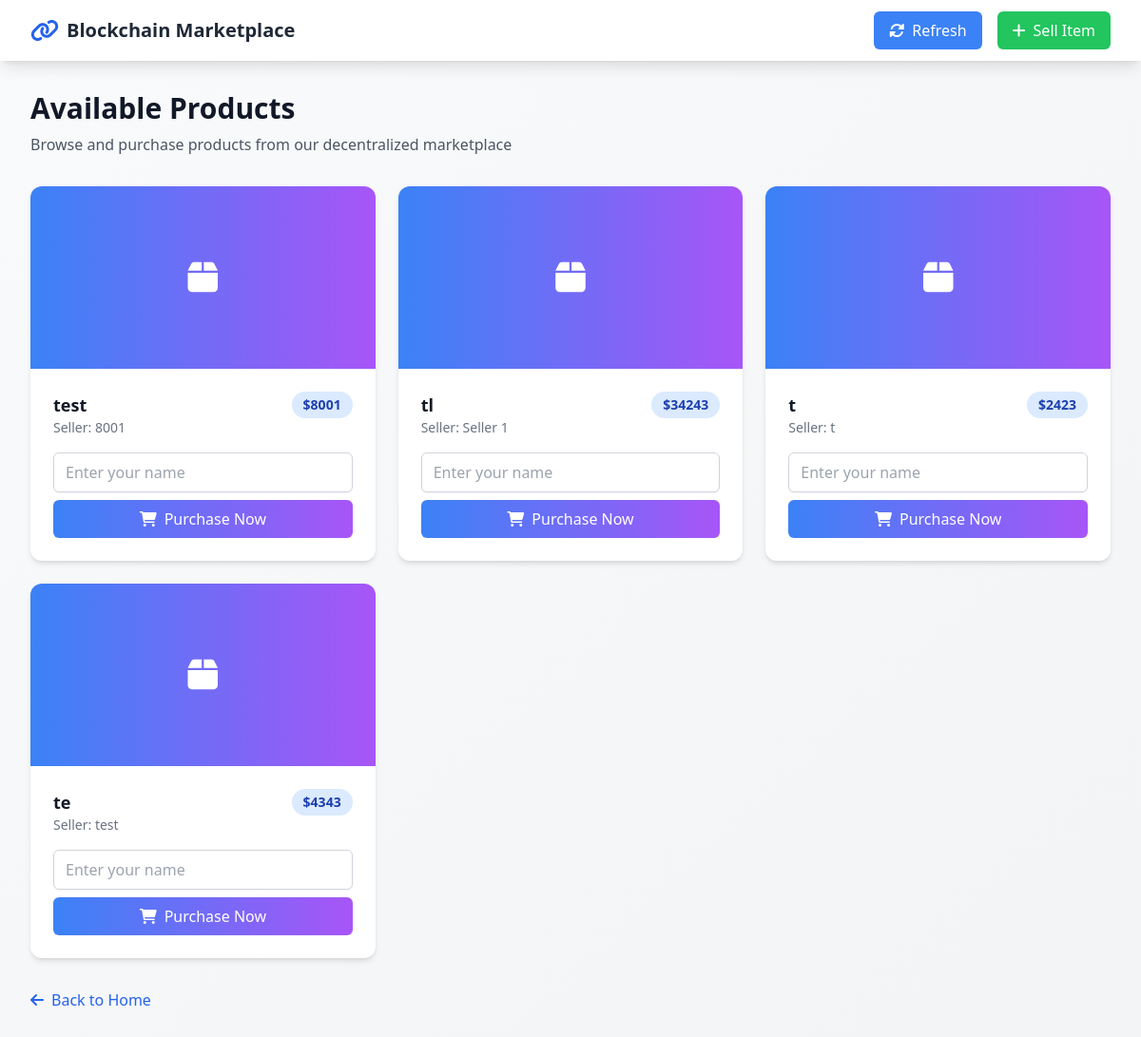
/buy, run on the app's committed database.
### tables this page shows
CREATE TABLE transactions (
                    id INTEGER PRIMARY KEY AUTOINCREMENT,
                    sender TEXT,
                    receiver TEXT,
                    product TEXT,
                    amount INTEGER,
                    type TEXT
                );

### node.py (the view)
@app.route('/buy')
def buy_page():
    listings = get_all_listings()
    return render_template('buy.html', listings=listings)

### templates/buy.html (shortened to what this page needs)
<!DOCTYPE html>
<html lang="en">
<head>
    <script src="https://cdn.tailwindcss.com"></script>
    <link rel="stylesheet" href="https://cdnjs.cloudflare.com/ajax/libs/font-awesome/6.0.0/css/all.min.css">
</head>
<body class="bg-gradient-to-br from-gray-50 to-gray-100">
    <div class="min-h-screen">
        <nav class="bg-white shadow-lg">
            <div class="max-w-7xl mx-auto px-4 sm:px-6 lg:px-8">
                <div class="flex justify-between h-16">
                    <div class="flex items-center">
                        <a href="/" class="flex items-center">
                            <i class="fas fa-link text-blue-600 text-2xl mr-2"></i>
                            <span class="text-xl font-bold text-gray-800">Blockchain Marketplace</span>
                        </a>
                    </div>
                    <div class="flex items-center space-x-4">
                        <button onclick="location.reload()" class="bg-blue-500 text-white px-4 py-2 rounded-md hover:bg-blue-600 transition-colors">
                            <i class="fas fa-sync-alt mr-2"></i>Refresh
                        </button>
                        <a href="/sell" class="bg-green-500 text-white px-4 py-2 rounded-md hover:bg-green-600 transition-colors">
                            <i class="fas fa-plus mr-2"></i>Sell Item
                        </a>
                    </div>
                </div>
            </div>
        </nav>
        <div class="max-w-7xl mx-auto px-4 sm:px-6 lg:px-8 py-8">
            <div class="mb-8">
                <h1 class="text-3xl font-bold text-gray-900">Available Products</h1>
                <p class="mt-2 text-gray-600">Browse and purchase products from our decentralized marketplace</p>
            </div>
            <div class="grid grid-cols-1 md:grid-cols-2 lg:grid-cols-3 gap-6 mb-8">
                {% for listing in listings %}
                <div class="bg-white rounded-xl shadow-md overflow-hidden transform transition-all duration-300 hover:scale-105">
                    <div class="bg-gradient-to-r from-blue-500 to-purple-500 h-48 flex items-center justify-center">
                        <i class="fas fa-box text-white text-4xl"></i>
                    </div>
                    <div class="p-6">
                        <div class="flex justify-between items-start mb-4">
                            <div>
                                <h3 class="text-lg font-semibold text-gray-900">{{ listing.product }}</h3>
                                <p class="text-sm text-gray-500">Seller: {{ listing.sender }}</p>
                            </div>
                            <span class="bg-blue-100 text-blue-800 text-sm font-semibold px-3 py-1 rounded-full">
                                ${{ listing.amount }}
                            </span>
                        </div>
                        <div class="mt-4">
                            <input type="text" id="buyer-{{ loop.index }}" placeholder="Enter your name"
                                   class="w-full mb-2 px-3 py-2 border border-gray-300 rounded-md shadow-sm focus:outline-none focus:ring-blue-500 focus:border-blue-500">
                            <button onclick="purchaseProduct('{{ listing.sender }}', '{{ listing.product }}', '{{ loop.index }}')"
                                class="w-full bg-gradient-to-r from-blue-500 to-purple-500 text-white px-4 py-2 rounded-md hover:from-blue-600 hover:to-purple-600 transition-colors flex items-center justify-center">
                                <i class="fas fa-shopping-cart mr-2"></i>
                                Purchase Now
                            </button>
                        </div>
                    </div>
                </div>
                {% endfor %}
            </div>
            <div class="mt-8">
                <a href="/" class="inline-flex items-center text-blue-600 hover:text-blue-800">
                    <i class="fas fa-arrow-left mr-2"></i>
                    Back to Home
                </a>
            </div>
        </div>
    </div>
</body>
</html>

### data on the page
transactions: product "test", sender "8001", amount "8001"
transactions: product "tl", sender "Seller 1", amount "34243"
transactions: product "t", sender "t", amount "2423"
transactions: product "te", sender "test", amount "4343"
